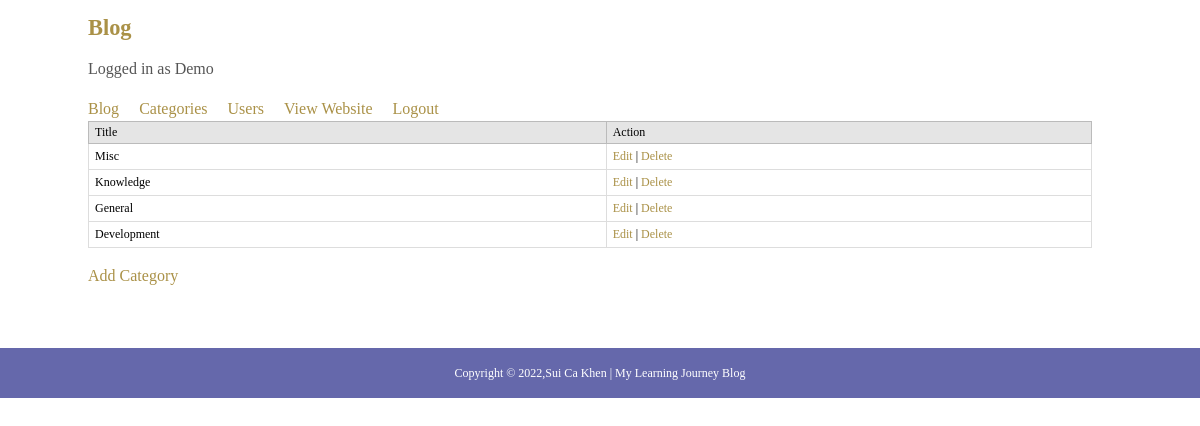
Page /admin/categories.php (signed in) on the committed database.
### tables this page shows
CREATE TABLE `blog_cats` (
  `catID` int(11) UNSIGNED NOT NULL,
  `catTitle` varchar(255) DEFAULT NULL,
  `catSlug` varchar(255) DEFAULT NULL
);

### admin/categories.php (the view, shortened to what this page needs)
<?php
require_once('../includes/config.php');
?>
<!doctype html>
<html lang="en">
<head>
  <link rel="stylesheet" href="../style/normalize.css">
  <link rel="stylesheet" href="../style/main.css">
</head>
<body>
	<div class="wrapper">
	<?php include('menu.php');?>
	<table>
	<tr>
		<th>Title</th>
		<th>Action</th>
	</tr>
	<?php
		try {
			$stmt = $db->query('SELECT catID, catTitle, catSlug FROM blog_cats ORDER BY catTitle DESC');
			while($row = $stmt->fetch()){
				echo '<tr>';
				echo '<td>'.$row['catTitle'].'</td>';
				?>
				<td>
					<a href="edit-category.php?id=<?php echo $row['catID'];?>">Edit</a> |
					<a href="javascript:delcat('<?php echo $row['catID'];?>','<?php echo $row['catSlug'];?>')">Delete</a>
				</td>
				<?php
				echo '</tr>';
			}
		} catch(PDOException $e) {
		    echo $e->getMessage();
		}
	?>
	</table>
	<p><a href='add-category.php'>Add Category</a></p>
</div>
<?php include_once "../pages/footer.php"; ?>
</body>
</html>

### style/main.css (style rules this page uses)
.wrapper { max-width:1024px; margin:0 auto; background-color: ##F0F2F4; }
p,li { color: #555555; font-size: 16px; line-height: 1.5em; }
a, a:link { text-decoration: none; color: #aa9147; }
table { width:98%; text-align:left; border:1px solid #DDDDDD; font-size:12px; color:#000;background:#fff; margin-bottom:10px; }
table th { background-color:#E5E5E5; border:1px solid #BBBBBB; padding:3px 6px; font-weight:normal; color:#000; }
table tr td { border:1px solid #DDDDDD; padding:5px 6px; }

### rows in the picture
blog_cats: catTitle "Misc"
blog_cats: catTitle "Knowledge"
blog_cats: catTitle "General"
blog_cats: catTitle "Development"

### other values in the picture
$_SESSION['username'] "Demo"
